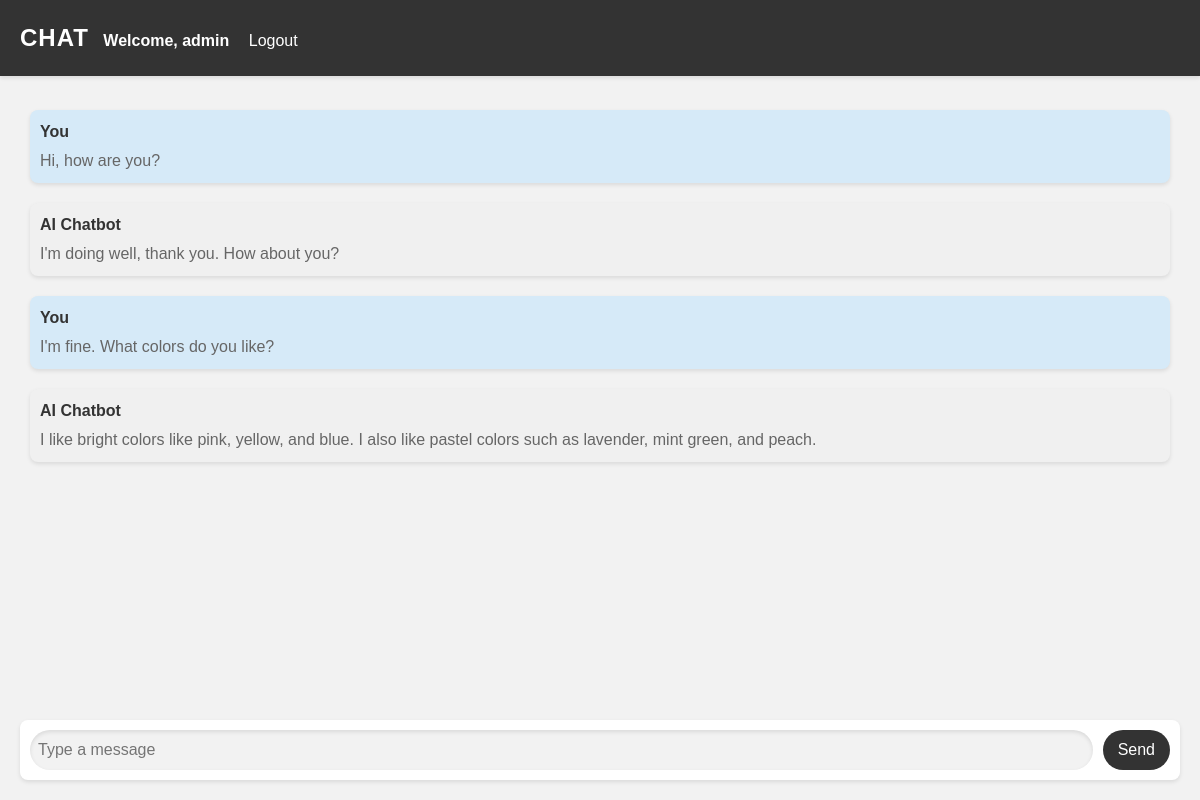
Page / (signed in) on the committed database.
### core/models.py (models this page shows, shortened)
class Chat(models.Model):
    user = models.ForeignKey(User, on_delete=models.CASCADE)
    message = models.TextField()
    response = models.TextField()
    created_at = models.DateTimeField(auto_now_add=True)

### core/views.py (the view, shortened to what this page needs)
# urls.py: path('', views.index, name='index'),
def index(request):
    if request.user.is_anonymous:
        return redirect('login')
    chats = Chat.objects.filter(user=request.user)
    return render(request, 'index.html', {
        'chats': chats
    })

### templates/index.html (shortened to what this page needs)
{% extends 'base.html' %}
{% block content %}
  <div id="header">
    <div>
        <span id="chat">Chat</span>
        <span id="welcome">Welcome, {{ user.username }}</span>
        <a href="logout" id="logout">Logout</a>
    </div>
  </div>
  <div id="content">
    <div id="messages">
      {% if not chats %}
        <div class="message sender-1">
          <div class="sender">AI Chatbot</div>
          <div class="text">Welcome, you can ask me anything you want.</div>
        </div>
      {% else %}
        {% for chat in chats %}
          {% if chat.user == request.user %}
            <div class="message sender-2">
              <div class="sender">You</div>
              <div class="text">{{ chat.message }}</div>
            </div>
            <div class="message sender-1">
              <div class="sender">AI Chatbot</div>
              <div class="text">{{ chat.response }}</div>
            </div>
          {% endif %}
        {% endfor %}
      {% endif %}
    </div>
  </div>
  <div id="input-container">
    <form id="message-form">
      <input type="text" id="message-input" placeholder="Type a message">
      <button type="submit" id="send-button">Send</button>
    </form>
  </div>
{% endblock %}

### templates/base.html (shortened to what this page needs)
<!DOCTYPE html>
<html lang="en">
  <head>
    <link rel="stylesheet" href="https://stackpath.bootstrapcdn.com/bootstrap/4.3.1/css/bootstrap.min.css">
  </head>
  <body>
    {% block content %}{% endblock %}
  </body>
</html>

### templates/index.html (style rules this page uses)
body { font-family: Arial, sans-serif; margin: 0; padding: 0; background-color: #f2f2f2; }
#header { position: fixed; top: 0; left: 0; width: 100%; display: flex; justify-content: space-between; align-items: center; padding: 20px; background-color: #333333; color: #ffffff; box-shadow: 0px 2px 4px rgba(0, 0, 0, 0.1); z-index: 2; }
#chat { font-size: 24px; margin-right: 10px; font-weight: bold; text-transform: uppercase; letter-spacing: 1px; }
#welcome { margin-right: auto; font-weight: bold; }
#logout { color: #ffffff; text-decoration: none; padding: 8px 15px; border-radius: 20px; transition: background-color 0.3s ease; }
#content { padding: 20px; margin-top: 80px; padding-right: 20px; padding-bottom: 80px; min-height: calc(100vh - 160px); }
#messages { max-height: calc(100% - 20px); overflow-y: auto; padding: 10px; }
.message { padding: 10px; margin-bottom: 20px; box-shadow: 0px 2px 4px rgba(0, 0, 0, 0.1); border-radius: 8px; }
.message.sender-1 { background-color: #f0f0f0; }
.message.sender-2 { background-color: #d6eaf8; }
.sender { font-weight: bold; margin-bottom: 5px; color: #333333; }
.text { margin-top: 5px; color: #666666; }
#input-container { display: flex; align-items: center; justify-content: space-between; position: fixed; bottom: 20px; left: 20px; right: 20px; background-color: #ffffff; padding: 10px; box-shadow: 0px 2px 4px rgba(0, 0, 0, 0.1); border-radius: 8px; }
#message-form { flex: 1; display: flex; align-items: center; }
#message-input { flex: 1; padding: 8px; border: none; border-radius: 20px; background-color: #f2f2f2; color: #333333; box-shadow: inset 0px 2px 4px rgba(0, 0, 0, 0.1); }
#send-button { padding: 8px 15px; background-color: #333333; color: #ffffff; border: none; border-radius: 20px; cursor: pointer; margin-left: 10px; }

### rows in the picture
Chat: message "Hi, how are you?", response "I'm doing well, thank you. How about you?"
Chat: message "I'm fine. What colors do you like?", response "I like bright colors like pink, yellow, and blue. I also like pastel colors such as lavender, mint green, and peach."

### other values in the picture
{{ user.username }} "admin"
